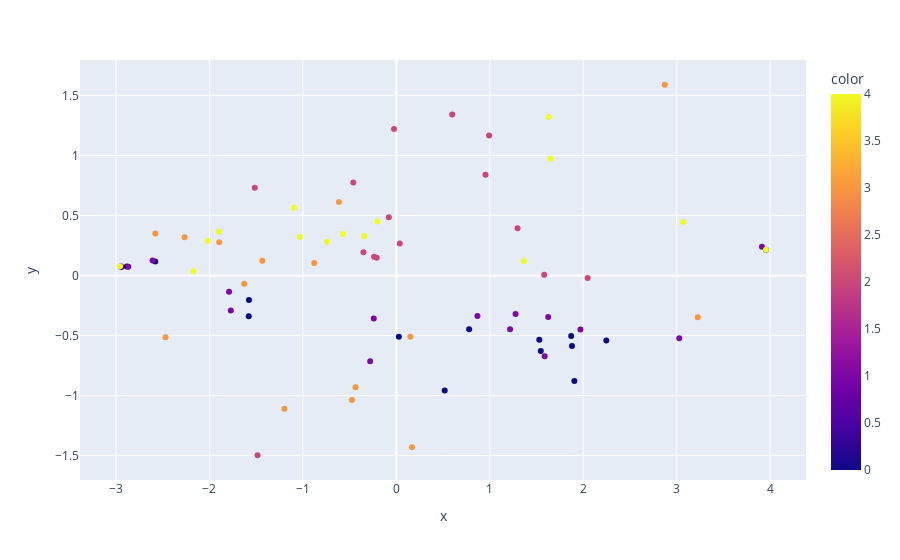

Here is the notebook cell this chart was saved with:
### Code cell
'''
PCA
'''
X = big_data.values
y = labels

pca = PCA(n_components=2, svd_solver='full')
X_r = pca.fit_transform(X)

scatter2d(X_r, labels)

### Figure 1 — Plotly figure (JSON) as saved in the notebook; plotly's stock layout.template omitted (floating-point values rounded to 4 significant figures)
{"data": [{"hovertemplate": "x=%{x}<br>y=%{y}<br>color=%{marker.color}<extra></extra>", "legendgroup": "", "marker": {"color": [0, 0, 0, 0, 0, 0, 0, 0, 0, 0, 0, 0, 0, 0, 0, 1, 1, 1, 1, 1, 1, 1, 1, 1, 1, 1, 1, 1, 1, 1, 2, 2, 2, 2, 2, 2, 2, 2, 2, 2, 2, 2, 2, 2, 2, 3, 3, 3, 3, 3, 3, 3, 3, 3, 3, 3, 3, 3, 3, 3, 4, 4, 4, 4, 4, 4, 4, 4, 4, 4, 4, 4, 4, 4, 4], "coloraxis": "coloraxis", "symbol": "circle"}, "mode": "markers", "name": "", "orientation": "v", "showlegend": false, "type": "scatter", "x": [1.53, 2.248, -2.58, 1.872, 1.546, 0.7796, 0.5179, 3.957, 1.906, -2.944, -2.885, 1.88, -1.58, -1.577, 0.02748, 1.276, 1.97, -2.609, 1.626, 1.218, 0.8684, -0.28, 3.914, 1.588, -2.95, -2.869, 3.028, -1.772, -1.79, -0.2415, 0.9929, 0.955, 2.048, 0.03677, -0.4604, -0.02514, -1.485, -1.515, -0.2102, 1.298, 1.583, 0.5981, -0.352, -0.08035, -0.2376, -2.579, -1.628, -1.199, -1.434, -0.879, -2.47, 2.874, -0.4368, -0.6144, 0.1686, -0.4752, -2.268, 0.1506, -1.896, 3.227, -1.9, -0.572, -2.171, 3.07, -0.202, -0.3431, 3.957, 1.649, -1.095, -2.02, -1.033, -0.7409, 1.366, -2.957, 1.631], "xaxis": "x", "y": [-0.5356, -0.5428, 0.1172, -0.5041, -0.6283, -0.448, -0.9589, 0.2141, -0.8788, 0.07128, 0.07461, -0.5871, -0.3392, -0.2042, -0.5108, -0.3206, -0.4509, 0.1252, -0.346, -0.449, -0.3372, -0.7153, 0.2386, -0.6723, 0.07594, 0.07255, -0.5231, -0.2911, -0.1366, -0.3582, 1.166, 0.8387, -0.02138, 0.2672, 0.7745, 1.221, -1.498, 0.7313, 0.1479, 0.3933, 0.006884, 1.341, 0.1938, 0.486, 0.1567, 0.3494, -0.06937, -1.11, 0.1233, 0.1036, -0.5154, 1.589, -0.9306, 0.6122, -1.43, -1.038, 0.3177, -0.511, 0.2777, -0.3485, 0.3644, 0.3459, 0.0347, 0.4462, 0.4498, 0.3258, 0.2141, 0.9729, 0.5642, 0.2883, 0.3215, 0.2807, 0.1182, 0.07769, 1.32], "yaxis": "y"}], "layout": {"coloraxis": {"colorbar": {"title": {"text": "color"}}, "colorscale": [[0, "#0d0887"], [0.1111, "#46039f"], [0.2222, "#7201a8"], [0.3333, "#9c179e"], [0.4444, "#bd3786"], [0.5556, "#d8576b"], [0.6667, "#ed7953"], [0.7778, "#fb9f3a"], [0.8889, "#fdca26"], [1, "#f0f921"]]}, "legend": {"tracegroupgap": 0}, "margin": {"t": 60}, "xaxis": {"anchor": "y", "domain": [0, 1], "title": {"text": "x"}}, "yaxis": {"anchor": "x", "domain": [0, 1], "title": {"text": "y"}}}}
